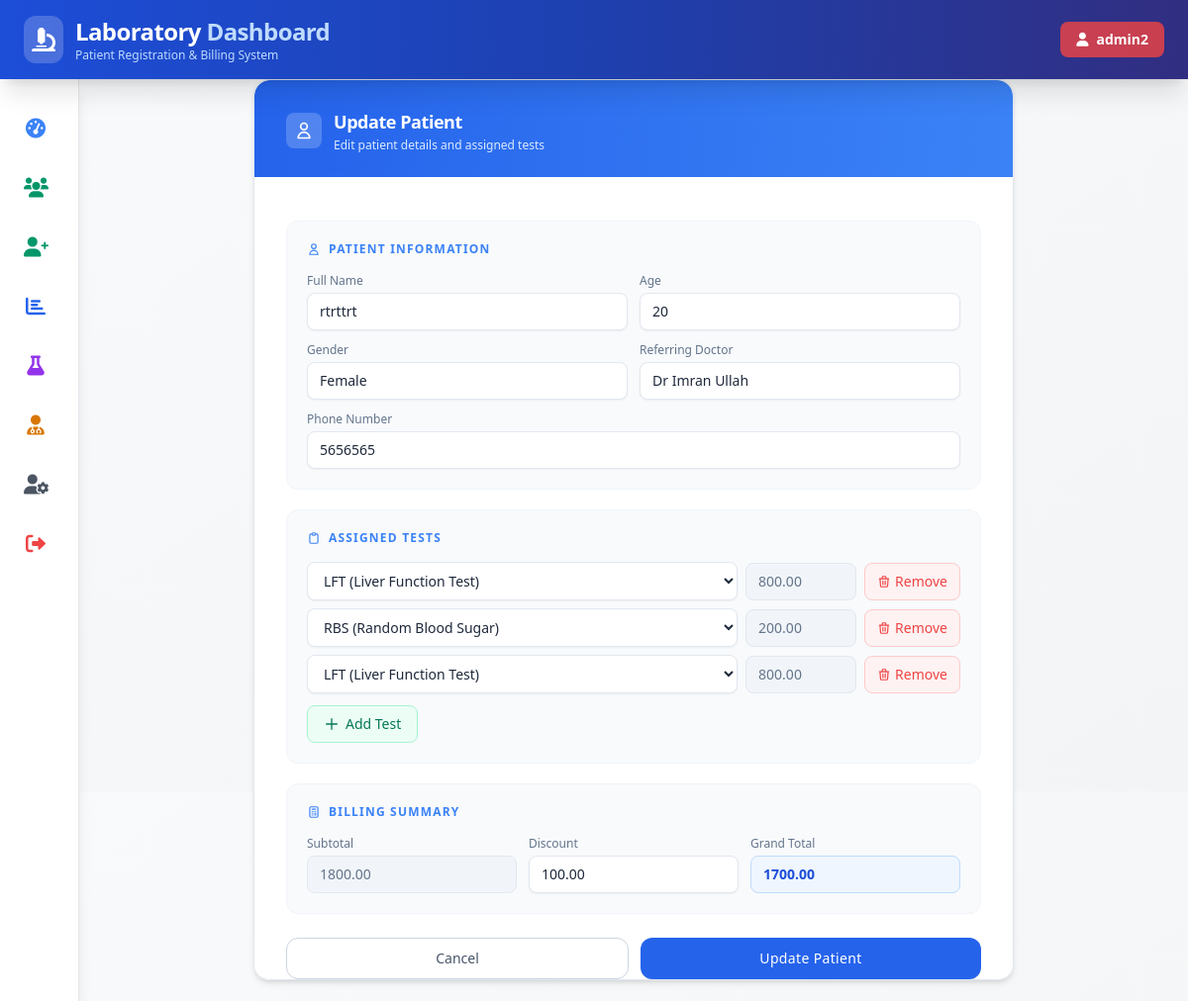
The page /pages/update.php?id=12 (signed in) on the database its author committed.
### tables this page shows
CREATE TABLE `patients` (
  `id` int(11) NOT NULL,
  `patient_name` varchar(100) NOT NULL,
  `age` varchar(30) NOT NULL,
  `gender` varchar(10) NOT NULL,
  `doctor_reference` varchar(100) NOT NULL,
  `phone` varchar(20) NOT NULL,
  `subtotal` decimal(10,2) NOT NULL,
  `discount` decimal(10,2) NOT NULL,
  `grand_total` decimal(10,2) NOT NULL,
  `created_at` timestamp NOT NULL DEFAULT current_timestamp(),
  `invoice_no` varchar(50) DEFAULT NULL
);

CREATE TABLE `doctors` (
  `id` int(11) NOT NULL,
  `doctor_name` varchar(100) NOT NULL
);

CREATE TABLE `patient_tests` (
  `id` int(11) NOT NULL,
  `patient_id` int(11) NOT NULL,
  `test_name` varchar(255) NOT NULL,
  `test_price` decimal(10,2) NOT NULL DEFAULT 0.00,
  `created_at` timestamp NOT NULL DEFAULT current_timestamp()
);

CREATE TABLE `tests` (
  `id` int(11) NOT NULL,
  `test_name` varchar(100) NOT NULL,
  `test_price` decimal(10,2) NOT NULL
);

### pages/update.php (the view, shortened to what this page needs)
<?php
include '../config.php';
include 'header.php';
include 'sidebar.php';
$id = $_GET['id'];
$patientQuery = mysqli_query($conn, "SELECT * FROM patients WHERE id='$id'");
$patient = mysqli_fetch_assoc($patientQuery);
$doctors = mysqli_query($conn, "SELECT * FROM doctors");
$allTests = mysqli_query($conn, "SELECT * FROM tests");
$patientTests = mysqli_query($conn, "SELECT * FROM patient_tests WHERE patient_id='$id'");
?>
<body class="bg-gradient-to-br from-slate-100 to-blue-50 min-h-screen p-6 font-sans">
<div class="max-w-3xl mx-auto bg-white rounded-2xl shadow-md border border-slate-200 max-h-[90vh] overflow-y-auto">
    <div class="px-8 pt-7 pb-6 bg-gradient-to-r from-blue-600 to-blue-500 rounded-t-2xl">
        <div class="flex items-center gap-3">
            <div class="bg-white/20 p-2 rounded-lg">
                <svg xmlns="http://www.w3.org/2000/svg" class="w-5 h-5 text-white" fill="none" viewBox="0 0 24 24" stroke="currentColor"><path stroke-linecap="round" stroke-linejoin="round" stroke-width="2" d="M16 7a4 4 0 11-8 0 4 4 0 018 0zM12 14a7 7 0 00-7 7h14a7 7 0 00-7-7z"/></svg>
            </div>
            <div>
                <h2 class="text-lg font-semibold text-white tracking-tight">Update Patient</h2>
                <p class="text-xs text-blue-100 mt-0.5">Edit patient details and assigned tests</p>
            </div>
        </div>
    </div>
    <form method="POST" class="px-8 py-6 space-y-5">
        <div class="bg-slate-50 rounded-xl p-5 border border-slate-100">
            <h3 class="text-xs font-semibold uppercase tracking-widest text-blue-500 mb-4 flex items-center gap-2">
                <svg xmlns="http://www.w3.org/2000/svg" class="w-3.5 h-3.5" fill="none" viewBox="0 0 24 24" stroke="currentColor"><path stroke-linecap="round" stroke-linejoin="round" stroke-width="2" d="M16 7a4 4 0 11-8 0 4 4 0 018 0zM12 14a7 7 0 00-7 7h14a7 7 0 00-7-7z"/></svg>
                Patient Information
            </h3>
            <div class="grid grid-cols-2 gap-3">
                <div class="flex flex-col gap-1">
                    <label class="text-xs font-medium text-slate-500">Full Name</label>
                    <input type="text" name="patient_name" value="<?= $patient['patient_name'] ?>"
                        placeholder="Patient name"
                        class="border border-slate-200 bg-white rounded-lg px-3 py-2 text-sm text-slate-800 focus:outline-none focus:ring-2 focus:ring-blue-500 focus:border-transparent transition shadow-sm">
                </div>
                <div class="flex flex-col gap-1">
                    <label class="text-xs font-medium text-slate-500">Age</label>
                    <input type="text" name="age" value="<?= $patient['age'] ?>"
                        placeholder="Age"
                        class="border border-slate-200 bg-white rounded-lg px-3 py-2 text-sm text-slate-800 focus:outline-none focus:ring-2 focus:ring-blue-500 focus:border-transparent transition shadow-sm">
                </div>
                <div class="flex flex-col gap-1">
                    <label class="text-xs font-medium text-slate-500">Gender</label>
                    <select name="gender"
                        class="border border-slate-200 bg-white rounded-lg px-3 py-2 text-sm text-slate-800 focus:outline-none focus:ring-2 focus:ring-blue-500 focus:border-transparent transition shadow-sm appearance-none">
                        <option <?= $patient['gender'] == 'Female' ? 'selected' : '' ?>>Female</option>
                    </select>
                </div>
                <div class="flex flex-col gap-1">
                    <label class="text-xs font-medium text-slate-500">Referring Doctor</label>
                    <select name="doctor_reference"
                        class="border border-slate-200 bg-white rounded-lg px-3 py-2 text-sm text-slate-800 focus:outline-none focus:ring-2 focus:ring-blue-500 focus:border-transparent transition shadow-sm appearance-none">
                        <?php while ($d = mysqli_fetch_assoc($doctors)) { ?>
                            <option <?= $patient['doctor_reference'] == $d['doctor_name'] ? 'selected' : '' ?>>
                                <?= $d['doctor_name'] ?>
                            </option>
                        <?php } ?>
                    </select>
                </div>
                <div class="flex flex-col gap-1 col-span-2">
                    <label class="text-xs font-medium text-slate-500">Phone Number</label>
                    <input type="text" name="phone" value="<?= $patient['phone'] ?>"
                        placeholder="Phone"
                        class="border border-slate-200 bg-white rounded-lg px-3 py-2 text-sm text-slate-800 focus:outline-none focus:ring-2 focus:ring-blue-500 focus:border-transparent transition shadow-sm">
                </div>
            </div>
        </div>
        <div class="bg-slate-50 rounded-xl p-5 border border-slate-100">
            <h3 class="text-xs font-semibold uppercase tracking-widest text-blue-500 mb-4 flex items-center gap-2">
                Assigned Tests
            </h3>
            <div id="testRows" class="space-y-2">
                <?php while ($pt = mysqli_fetch_assoc($patientTests)) { ?>
                    <div class="flex gap-2 items-center test-row">
                        <select name="test_name[]"
                            class="border border-slate-200 bg-white rounded-lg px-3 py-2 text-sm text-slate-800 flex-1 focus:outline-none focus:ring-2 focus:ring-blue-500 focus:border-transparent transition shadow-sm testSelect">
                            <?php mysqli_data_seek($allTests, 0);
                            while ($t = mysqli_fetch_assoc($allTests)) { ?>
                                <option value="<?= $t['test_name'] ?>"
                                    data-price="<?= $t['test_price'] ?>"
                                    <?= $pt['test_name'] == $t['test_name'] ? 'selected' : '' ?>>
                                    <?= $t['test_name'] ?>
                                </option>
                            <?php } ?>
                        </select>
                        <input type="number" name="test_price[]" value="<?= $pt['test_price'] ?>"
                            class="border border-slate-200 bg-slate-100 rounded-lg px-3 py-2 text-sm text-slate-500 w-28 price cursor-not-allowed" readonly>
                        <button type="button" onclick="removeRow(this)"
                            class="bg-red-50 hover:bg-red-100 text-red-500 border border-red-200 px-3 py-2 rounded-lg text-sm font-medium transition flex items-center gap-1">
                            <svg xmlns="http://www.w3.org/2000/svg" class="w-3.5 h-3.5" fill="none" viewBox="0 0 24 24" stroke="currentColor"><path stroke-linecap="round" stroke-linejoin="round" stroke-width="2" d="M19 7l-.867 12.142A2 2 0 0116.138 21H7.862a2 2 0 01-1.995-1.858L5 7m5 4v6m4-6v6m1-10V4a1 1 0 00-1-1h-4a1 1 0 00-1 1v3M4 7h16"/></svg>
                            Remove
                        </button>
                    </div>
                <?php } ?>
            </div>
            <button type="button" onclick="addRow()"
                class="mt-3 inline-flex items-center gap-1.5 bg-emerald-50 hover:bg-emerald-100 text-emerald-700 border border-emerald-200 px-4 py-2 rounded-lg text-sm font-medium transition">
                <svg xmlns="http://www.w3.org/2000/svg" class="w-4 h-4" fill="none" viewBox="0 0 24 24" stroke="currentColor"><path stroke-linecap="round" stroke-linejoin="round" stroke-width="2" d="M12 4v16m8-8H4"/></svg>
                Add Test
            </button>
        </div>
        <div class="bg-slate-50 rounded-xl p-5 border border-slate-100">
            <h3 class="text-xs font-semibold uppercase tracking-widest text-blue-500 mb-4 flex items-center gap-2">
                Billing Summary
            </h3>
            <div class="grid grid-cols-3 gap-3">
                <div class="flex flex-col gap-1">
                    <label class="text-xs font-medium text-slate-500">Subtotal</label>
                    <input type="number" name="subtotal" id="subtotal"
                        value="<?= $patient['subtotal'] ?>"
                        class="border border-slate-200 bg-slate-100 rounded-lg px-3 py-2 text-sm text-slate-500 cursor-not-allowed w-full" readonly>
                </div>
                <div class="flex flex-col gap-1">
                    <label class="text-xs font-medium text-slate-500">Discount</label>
                    <input type="number" name="discount" id="discount"
                        value="<?= $patient['discount'] ?>"
                        placeholder="0"
                        class="border border-slate-200 bg-white rounded-lg px-3 py-2 text-sm text-slate-800 focus:outline-none focus:ring-2 focus:ring-blue-500 focus:border-transparent transition shadow-sm w-full">
                </div>
                <div class="flex flex-col gap-1">
                    <label class="text-xs font-medium text-slate-500">Grand Total</label>
                    <input type="number" name="grand_total" id="grand_total"
                        value="<?= $patient['grand_total'] ?>"
                        class="border border-blue-200 bg-blue-50 rounded-lg px-3 py-2 text-sm font-bold text-blue-700 cursor-not-allowed w-full" readonly>
                </div>
            </div>
        </div>
        <div class="flex gap-3 pt-1 pb-2">
            <a href="javascript:history.back()"
                class="flex-1 text-center bg-white hover:bg-slate-50 active:bg-slate-100 text-slate-600 font-medium py-2.5 rounded-xl text-sm border border-slate-300 transition">
                Cancel
            </a>
            <button type="submit" name="update"
                class="flex-1 bg-blue-600 hover:bg-blue-700 active:bg-blue-800 text-white font-medium py-2.5 rounded-xl text-sm tracking-wide transition shadow-sm">
                Update Patient
            </button>
        </div>
    </form>
</div>
</div>
<?php include 'footer.php'; ?>

### rows shown on the page
patients: patient_name "rtrttrt", age "20", gender "Female", doctor_reference "Dr Imran Ullah", phone "5656565", subtotal "1800.00", discount "100.00", grand_total "1700.00"
patient_tests: test_name.test_name "LFT (Liver Function Test)", test_price "800.00"
patient_tests: test_name.test_name "RBS (Random Blood Sugar)", test_price "200.00"
patient_tests: test_name.test_name "LFT (Liver Function Test)", test_price "800.00"

### other values the page prints
$_SESSION['admin'] "admin2"
